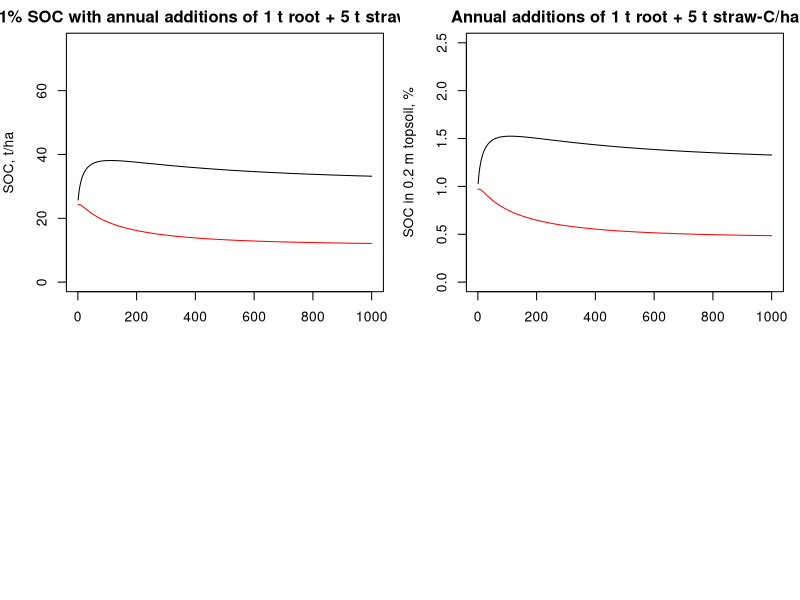
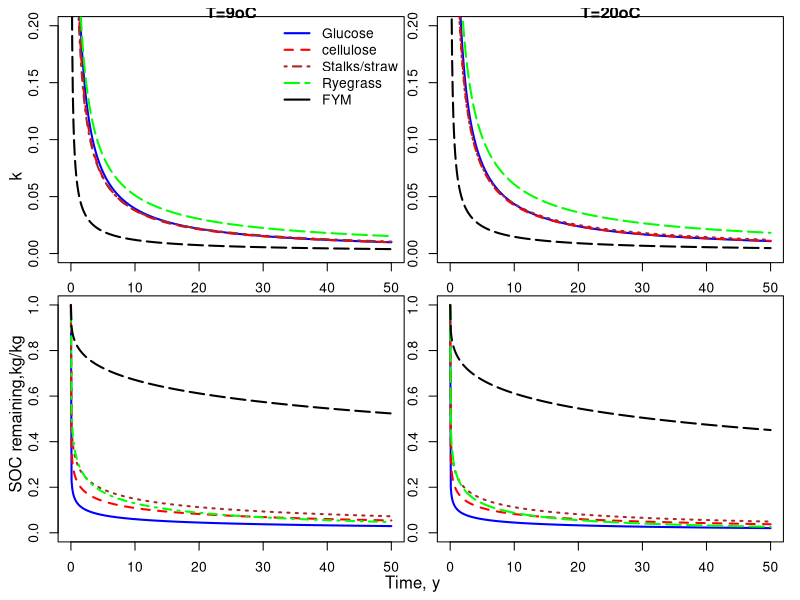

Generate these figures, in order, with R:
#Implementation of MINIPb, the Yang & Janssen model for SOC breakdown
#Sources:
#Yang, H. S. and B. H. Janssen (2001). "A mono-component model of carbon mineralization with a dynamic rate constant." European Journal of Soil Science 51(3): 517-529.
#Yang, H. S. and B. H. Janssen (2002). "Relationship between substrate initial reactivity and residues ageing speed in carbon mineralization." Plant and Soil 239(2): 215-224.
#
#Examples are using data from Table 6.1, PhD thesis H.S. Yang, 1996
#Yang, H. S. (1996). Modelling organic matter mineralization and exploring options for organic matter management in arable farming in Northern China Proefschrift Wageningen, Yang.
#
#Algebraic solution to equilibrium values are derived from De Willigen et al., 1997 Appendix2:
# de Willigen, P., B. H. Janssen, H. I. M. Heesmans, J. G. Conijn, G. J. Velthof and W. J. Chardon (2008). 
# Decomposition and accumulation of organic matter in soil; comparison of some models. 
# Alterra-rapport 1726, http://edepot.wur.nl/15401 Wageningen, Alterra.
#
#The solution implemented here provides mean residence time and relative decay values for fresh and humified material ("_lit")
#
#AGT Schut, Wageningen University, May 2018


#Yang and Janssen model. 
#Assume that after 10000 yrs, all material is gone.
fCremaining<-function(t=time, Cin=Cin, R=R, S=S, Temp=Temp){
  
  #Determine amounts left after t years
  Ct <- YangJanssen(t=t, Cin=Cin, R=R, S=S, Temp=Temp)

  #Cin, Annual addition of C unit/ha
  #Algebraic solution to equilibrium values, from Appendix2, De Willigen et al., 1997
  #Is only valid when temperature correction is not needed!!
  
  #When using R=1.39 and S=0.64 (green manure), the SEQ=1.831, 
  #This matches with values in table 6 De Willigen et al. 1997 for Temp=9oC and R9==R
  f<-2^((Temp-9)/9)
  #Temperature is constant, so weighted average fm = f
  R9 <- R / f^(S-1)
  
  CEQ <- Cin * (R9^(1/(S-1)) * gamma(1/(1-S))) / (1-S)

  #Amount, in this case also the amount left after 1 year
  C1<-YangJanssen(t=1, Cin=Cin,R=R,S=S,Temp=Temp)$Ct[1]
  
  #MRT is time it takes to replace the pool or:
  #MRT=Ceq/Cin, here with annually 1 unit  additon, MRT=Ceq
  #In equilibrium, amount in equals amount out, so Cin=km*Ceq and:
  #Ceq=Cin/km and MRT=Ceq/Cin=1/km
  km <- Cin/CEQ
  MRT <- 1/km
  #SOC measured in the field is typically before application and hence represent the amount present after one year. 
  #Or with an Cin of 1, and the C(1) the amount left after one year i.e. the annual addition of SOC1a:
  #SOC1 = Ceq-C1
  #Amount that is in the soil is sum of material left from previous years
  SOC1 <- CEQ - C1
  
  #In equilibrium,:
  #SOC1=C1/km1, and km1=C1/SOC1
  km1=C1/SOC1
  MRT1=1/km1
  Ct[,"CEQ"]<-CEQ
  Ct[,"km"]<-km
  Ct[,"MRT"]<-MRT
  Ct[,"C1"]<-C1
  Ct[,"CEQ_lit"]<-SOC1
  Ct[,"km1"]<-km1
  Ct[,"MRT_lit"]<-MRT1
  return(Ct)
}

YangJanssen<-function(t=time, Cin=Cin, R=R,S=S,Temp=Temp){
  f <- 2^((Temp-9)/9)
  #Temperature is constant, so weighted average fm = f
  R9 <- R / f^(S-1)
  logK9 <- log10(R9) - S*log10(f*t)
  K9 <- 10^logK9
  Ct <- Cin * exp(-R9 * t^(1-S) )
  k <- (1-S) * R9 * t^(-S)
  Ct <- data.frame(t=t,f=f,k=k,Ct=Ct)
  return(Ct)
}

#SOC buildup, with specified annual inputs
SoilSOC<-function(SOCini=0, Rsoc=R, Ssoc=S, CinAnn=CinAnn, R=R, S=S, Temp=Temp){
  #identify the number of inputs and number of years
  ncomp<-ncol(CinAnn)
  ny<-nrow(CinAnn)
  
  components<-seq(1,ncomp,1)
  years<-seq(1,ny,1)

  #Determine the amount of SOC remaining of the initial amount of SOC 
  SoilC <- fCremaining(t=years, Cin=SOCini, R=Rsoc,S=Ssoc,Temp=Temp)$Ct

  for(y in years){
    soilc <- 0 * years
    for(comp in components){
      # soilc[y:ny]<-soilc[y:ny]+fCremaining(t=seq(1,ny+1-y,1), Cin=CinAnn[y,comp], R=R[comp],S=S[comp],Temp=Temp)$Ct
      #CinAnn[y,comp]: annual input for component in year y 
      #Determine how much is for all years after y
      CompC <- fCremaining(t=seq(1,ny+1-y,1), Cin=CinAnn[y,comp], R=R[comp],S=S[comp],Temp=Temp)$Ct
      #Add to SoilC
      SoilC[y:ny] <- SoilC[y:ny] + CompC
    }
#    SoilC<-rbind(SoilC, soilc)
  }
    
#  SC<-colSums(SoilC)
  return(list(YEARS=years, SOC=SoilC))
}

#SOM + annual addition of straw and roots. All in t/ha
CinAnn<-data.frame(Straw=rep(5,1000),
                   Roots=rep(1,1000))

#To detemine total amounts of C in rooted topsoil
#Rooting depth
RD <- 0.2

#t topsoil / ha
SoilWeight<-(RD * 1.25*1E4)

tSOC9<-SoilSOC(SOCini=0.01*SoilWeight,Rsoc=0.057,Ssoc=0.46, CinAnn=CinAnn,R=c(1.11,0.8),S=c(0.66,0.67),Temp=9)
tSOC21<-SoilSOC(SOCini=0.01*SoilWeight,Rsoc=0.057,Ssoc=0.46, CinAnn=CinAnn,R=c(1.11,0.8),S=c(0.66,0.67),Temp=21)

par(mfrow=c(2,2),mar=c(0.5,4,2,1))
plot(tSOC9$YEARS,tSOC9$SOC,type="l",main="1% SOC with annual additions of 1 t root + 5 t straw-C/ha", 
     xlim=c(1,1000),ylim=c(0,75),xlab="Time, y",ylab="SOC, t/ha")
lines(tSOC21$YEARS,tSOC21$SOC,col="red")
plot(tSOC9$YEARS,100*tSOC9$SOC/SoilWeight,type="l",main="Annual additions of 1 t root + 5 t straw-C/ha", 
     xlim=c(1,1000),ylim=c(0,2.5),xlab="Time, y",ylab="SOC in 0.2 m topsoil, %")
lines(tSOC21$YEARS,100*tSOC21$SOC/SoilWeight,col="red")


#Data from Table 6.1, PhD thesis H.S. Yang, 1996
#Straw, MRT fresh=4.10 y ,humific=0.33, MRT of humified material = 11.45 y
fCremaining(t=c(1,5,10,20,100), Cin=1, R=1.11,S=0.66,Temp=9)
#Straw, MRT of humified material = 11.45, 6.84, 4.33, 2.92 years
fCremaining(t=1, Cin=1,R=1.11,S=0.66,Temp=c(9,15,20,24))
#Green manure, MRT fresh=1.83,humific=0.25, MRT of humified material = 6.35 
fCremaining(t=c(1,5,10,20,100), Cin=1,R=1.39,S=0.64,Temp=9)
#Roots, MRT fresh=12.26,humific=0.45, MRT of humified material = 26.28
fCremaining(t=c(1,5,10,20,100), Cin=1,R=0.8,S=0.67,Temp=9)
#FYM, MRT  fresh=2.85,humific=0.44, MRT of humified material = 5.46
fCremaining(t=c(1,5,10,20,100), Cin=1,R=0.82,S=0.49,Temp=9)
#SOM, MRT  = 352.8 years, k=0.0307, annual addition of 1 t/ha gives 352.8 tC/ha in equill.
fCremaining(t=c(1,5,10,20,100), Cin=1,R=0.057,S=0.46,Temp=9)
fCremaining(t=c(1,5,10,20,100), Cin=1,R=0.057,S=0.46,Temp=16)
fCremaining(t=c(1,5,10,20,100), Cin=1,R=0.057,S=0.46,Temp=21)


x<-seq(0.0,50,0.1)

par(mfcol=c(2,2),mar=c(1.5,1.5,0.5,0.5), oma=c(2,2,0.5,0.5))
plot(x,fCremaining(t=x, Cin=1,R=2.04,S=0.86,Temp=9)$k,ylim=c(0,0.2),
     xlab="Time, y", ylab="k",type="l",lty=1,lwd=2.0,col="blue",main="T=9oC")
lines(x,fCremaining(t=x, Cin=1,R=1.5,S=0.83,Temp=9)$k,col="red",lty=2,lwd=2.0)
lines(x,fCremaining(t=x, Cin=1,R=1.2,S=0.8,Temp=9)$k,col="brown",lty=4,lwd=2.0)
lines(x,fCremaining(t=x, Cin=1,R=1.15,S=0.75,Temp=9)$k,col="green",lty=5,lwd=2.0)
lines(x,fCremaining(t=x, Cin=1,R=0.2,S=0.7,Temp=9)$k,col="black",lty=5,lwd=2.0)
legend("topright",
       legend=c("Glucose","cellulose","Stalks/straw","Ryegrass","FYM"),
       lty=c(1,2,4,5),
       col=c("blue","red","brown","green","black"),
       lwd=c(2.0,2.0,2.0,2.0),
       bty="n")

plot(x,fCremaining(t=x, Cin=1,R=2.04,S=0.86,Temp=9)$Ct,ylim=c(0,1.0),
     xlab="Time, y", ylab="SOC remaining,kg/kg",lwd=2.0,type="l",lty=1,col="blue")
lines(x,fCremaining(t=x, Cin=1,R=1.5,S=0.83,Temp=9)$Ct,col="red",lty=2,lwd=2.0)
lines(x,fCremaining(t=x, Cin=1,R=1.2,S=0.8,Temp=9)$Ct,col="brown",lty=3,lwd=2.0)
lines(x,fCremaining(t=x, Cin=1,R=1.15,S=0.75,Temp=9)$Ct,col="green",lty=4,lwd=2.0)
lines(x,fCremaining(t=x, Cin=1,R=0.2,S=0.7,Temp=9)$Ct,col="black",lty=5,lwd=2.0)

plot(x,fCremaining(t=x, Cin=1,R=2.04,S=0.86,Temp=18)$k,ylim=c(0,0.2),
     xlab="Time, y", ylab="k",type="l",lty=1,lwd=2.0,col="blue",main="T=20oC")
lines(x,fCremaining(t=x, Cin=1,R=1.5,S=0.83,Temp=18)$k,col="red",lty=2,lwd=2.0)
lines(x,fCremaining(t=x, Cin=1,R=1.2,S=0.8,Temp=18)$k,col="brown",lty=3,lwd=2.0)
lines(x,fCremaining(t=x, Cin=1,R=1.15,S=0.75,Temp=18)$k,col="green",lty=5,lwd=2.0)
lines(x,fCremaining(t=x, Cin=1,R=0.2,S=0.7,Temp=18)$k,col="black",lty=5,lwd=2.0)

plot(x,fCremaining(t=x, Cin=1,R=2.04,S=0.86,Temp=18)$Ct,ylim=c(0,1.0),xlab="Time, y", ylab="SOC remaining,kg/kg",lty=1,lwd=2.0,type="l",col="blue")
lines(x,fCremaining(t=x, Cin=1,R=1.5,S=0.83,Temp=18)$Ct,col="red",lty=2,lwd=2.0)
lines(x,fCremaining(t=x, Cin=1,R=1.2,S=0.8,Temp=18)$Ct,col="brown",lty=3,lwd=2.0)
lines(x,fCremaining(t=x, Cin=1,R=1.15,S=0.75,Temp=18)$Ct,col="green",lty=5,lwd=2.0)
lines(x,fCremaining(t=x, Cin=1,R=0.2,S=0.7,Temp=18)$Ct,col="black",lty=5,lwd=2.0)

mtext("SOC remaining,kg/kg                               k                  ", 
      side =2, outer  = TRUE, line = 0.5)
mtext("Time, y", side = 1, outer  = TRUE, line = 0.5)
